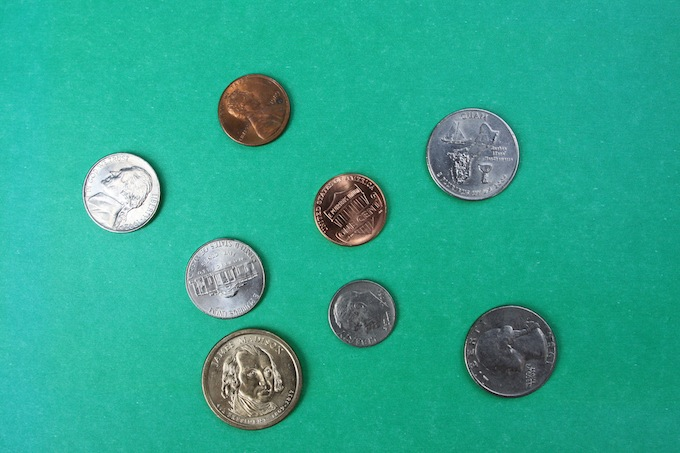
#> input picture Activity2/SampleImages/Coins/coins1.jpg, 680 x 453 px
$ python Milestone4.py
#> lines starting #> are read from the running program, lines starting #| are printed output that depends on the picture; after the words box and inside, x2 and y2 are one past the last pixel; in counts of white or black regions, pixels touching at a corner belong together
import cv2
import numpy as np

img = cv2.imread("SampleImages/Coins/coins1.jpg")
#> img is the input picture: shape (453, 680, 3); mean B, G, R 143.4, 166.8, 44.8

cv2.imshow("Original", img)
cv2.waitKey()

imGray = cv2.cvtColor(img, cv2.COLOR_BGR2GRAY)
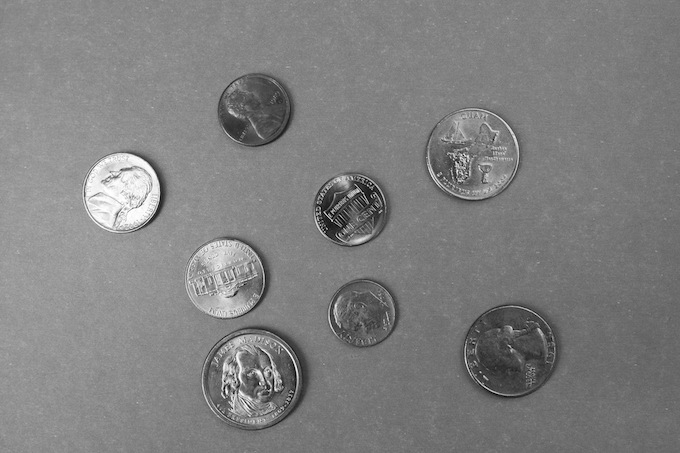
#> imGray: shape (453, 680); min 0, max 255, mean 127.7

canny = cv2.Canny(img, 50, 270)
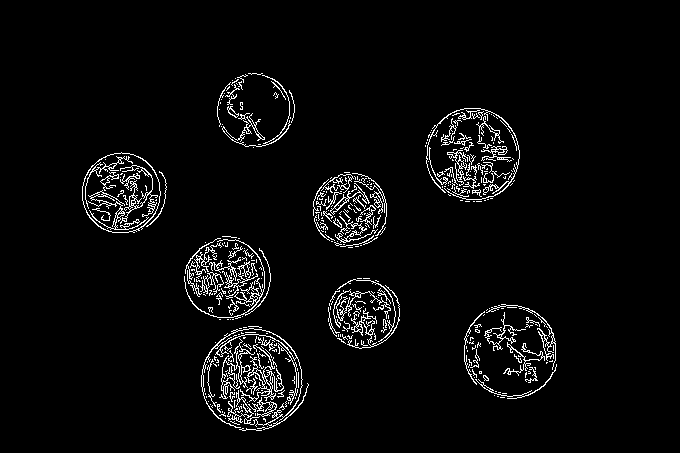
#> canny: shape (453, 680); 4% white in thin lines or dots, all inside (x1, y1, x2, y2) = (82, 73, 557, 431)
cv2.imshow("canny", canny)
cv2.waitKey()

circles = cv2.HoughCircles(canny, cv2.HOUGH_GRADIENT, 1, 20, param1 =50, param2= 30, minRadius= 30, maxRadius= 50)
#> circles = [[121.5, 190.5, 38.9], [224.5, 278.5, 41.1], [469.5, 153.5, 45], [251.5, 377.5, 42.7], [253.5, 108.5, 34.6], [511.5, 353.5, 45], [364.5, 312.5, 34.9]]

print(circles)
#| [[[121.5 190.5  38.9]
#|   [224.5 278.5  41.1]
#|   [469.5 153.5  45. ]
#|   [251.5 377.5  42.7]
#|   [253.5 108.5  34.6]
#|   [511.5 353.5  45. ]
#|   [364.5 312.5  34.9]]]
circles = np.uint16(np.around(circles))
#> circles = [[122, 190, 39], [224, 278, 41], [470, 154, 45], [252, 378, 43], [254, 108, 35], [512, 354, 45], [364, 312, 35]]
for i in circles[0,:]:
    cv2.circle(img,(i[0],i[1]),i[2],(255,0,0),2)
#> this loop made 7 passes
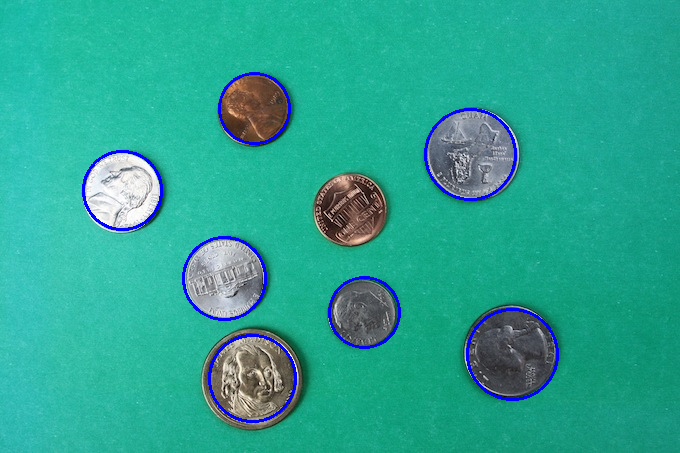
#> img: shape (453, 680, 3); 1.72% of pixels changed, all inside (x1, y1, x2, y2) = (82, 72, 559, 423)

cv2.imshow('detected circles',img)
cv2.waitKey(0)
cv2.destroyAllWindows()

$ run again, with Activity2/SampleImages/Coins/coins2.jpg copied over Activity2/SampleImages/Coins/coins1.jpg
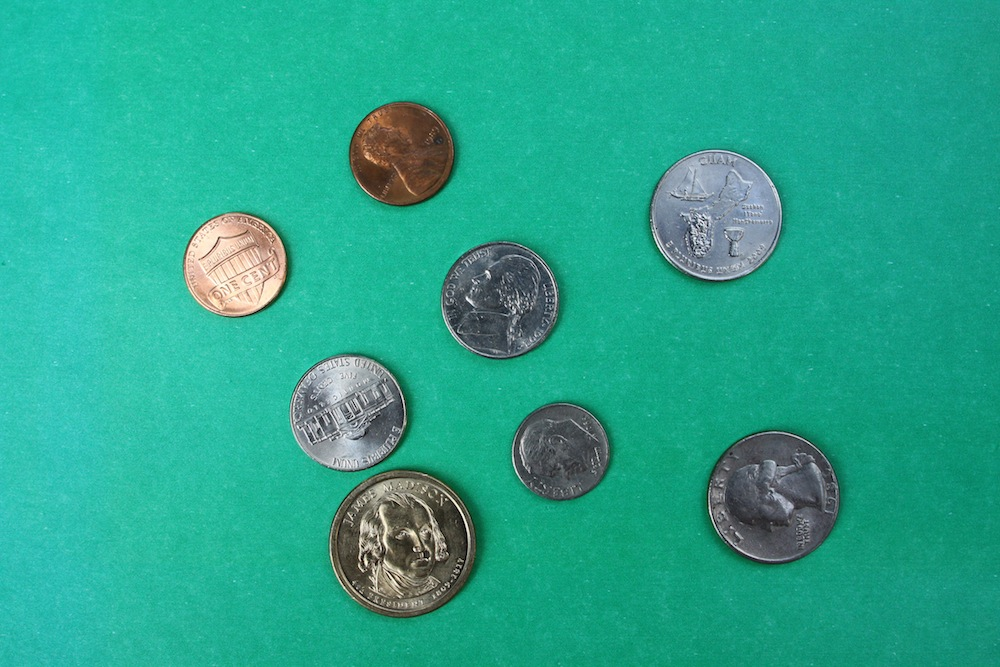
#> input picture Activity2/SampleImages/Coins/coins2.jpg, 1000 x 667 px
#> img is the input picture: shape (667, 1000, 3); mean B, G, R 140.5, 165.1, 40.2
#> `canny = cv2.Canny(img, 50, 270)`:
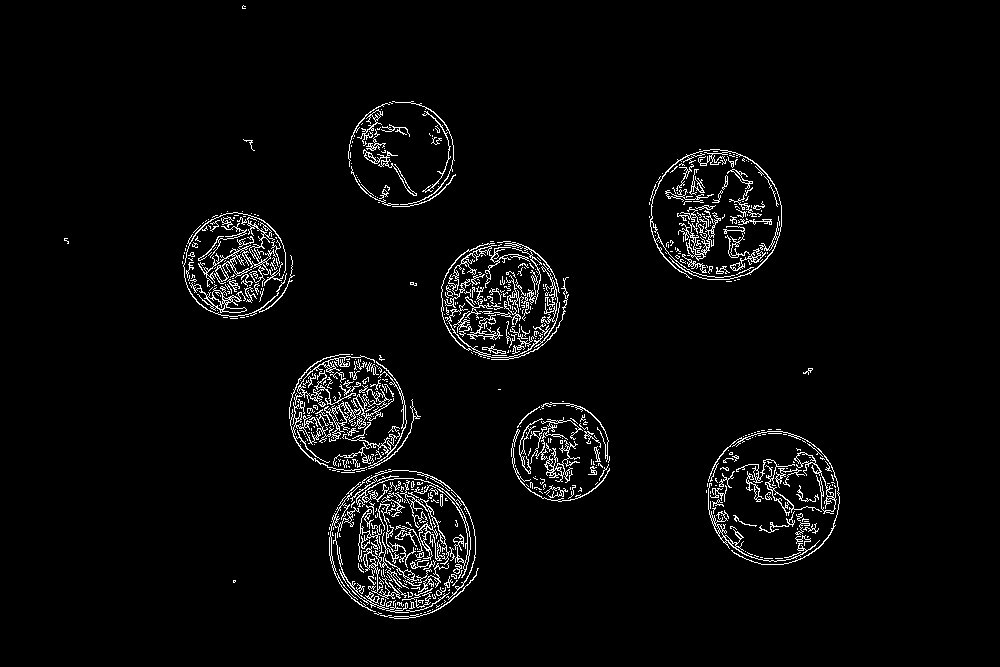
#> canny: shape (667, 1000); 3.6% white in thin lines or dots, all inside (x1, y1, x2, y2) = (64, 5, 840, 619)
#> `circles = cv2.HoughCircles(canny, cv2.HOUGH_GRADIENT, 1, 20, param1 =5..`: circles = [[561.5, 451.5, 47.2], [236.5, 260.5, 49.4], [423.5, 539.5, 45]]
#| [[[561.5 451.5  47.2]
#|   [236.5 260.5  49.4]
#|   [423.5 539.5  45. ]]]
#> `circles = np.uint16(np.around(circles))`: circles = [[562, 452, 47], [236, 260, 49], [424, 540, 45]]
#> the loop `for i in circles[0,:]:` made 3 passes
#> after the loop `for i in circles[0,:]:`:
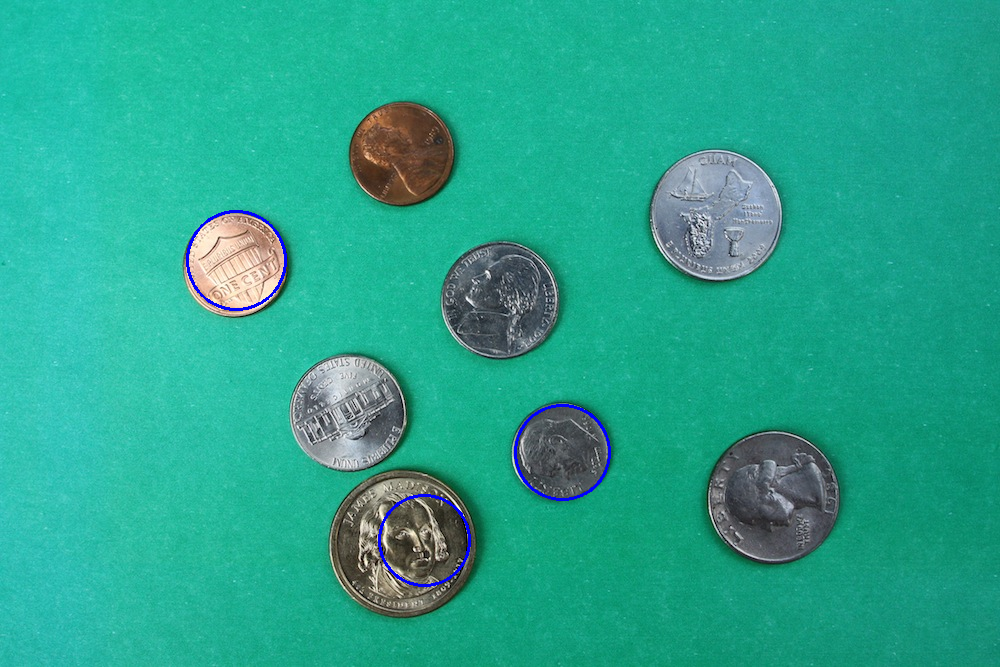
#> img: shape (667, 1000, 3); 0.39% of pixels changed, all inside (x1, y1, x2, y2) = (186, 210, 611, 587)

$ run again, with Activity2/SampleImages/Coins/coins3.jpg copied over Activity2/SampleImages/Coins/coins1.jpg
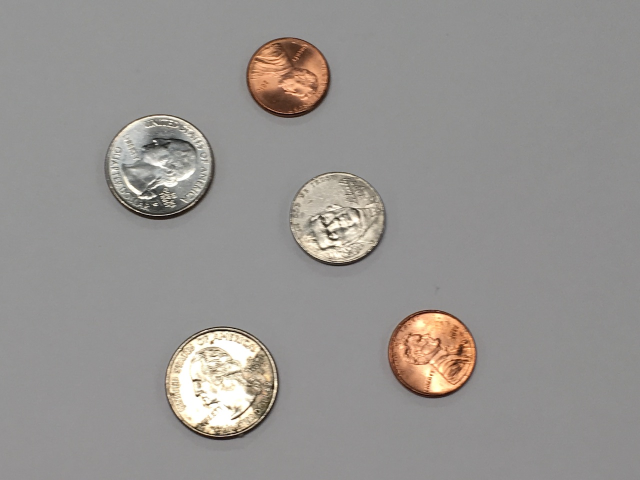
#> input picture Activity2/SampleImages/Coins/coins3.jpg, 1280 x 960 px (shown at 1/2 size)
#> img is the input picture: shape (960, 1280, 3); mean B, G, R 144.3, 146.9, 149.9
#> `canny = cv2.Canny(img, 50, 270)`:
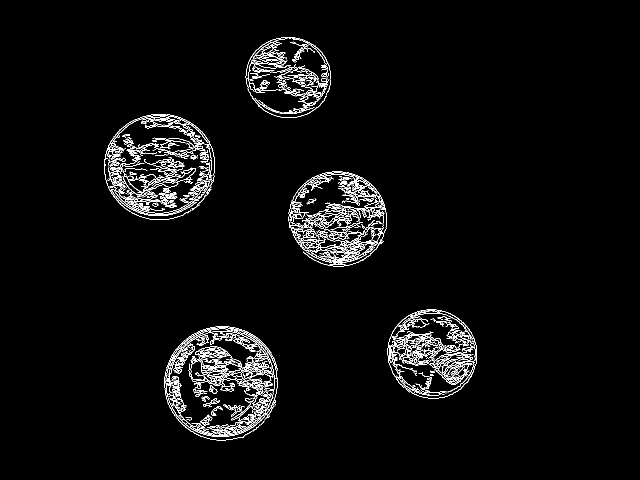
#> canny: shape (960, 1280) (shown at 1/2 size); 3% white in thin lines or dots, all inside (x1, y1, x2, y2) = (208, 74, 954, 881)
#> `circles = cv2.HoughCircles(canny, cv2.HOUGH_GRADIENT, 1, 20, param1 =5..`: circles = [[497.5, 721.5, 33.8], [546.5, 134.5, 30.5]]
#| [[[497.5 721.5  33.8]
#|   [546.5 134.5  30.5]]]
#> `circles = np.uint16(np.around(circles))`: circles = [[498, 722, 34], [546, 134, 30]]
#> the loop `for i in circles[0,:]:` made 2 passes
#> after the loop `for i in circles[0,:]:`:
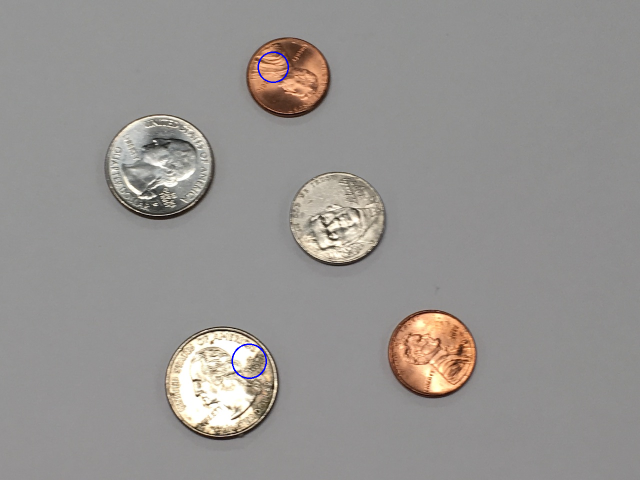
#> img: shape (960, 1280, 3) (shown at 1/2 size); 0.1% of pixels changed, all inside (x1, y1, x2, y2) = (463, 103, 578, 758)

$ run again, with Activity2/SampleImages/Coins/coins4.jpg copied over Activity2/SampleImages/Coins/coins1.jpg
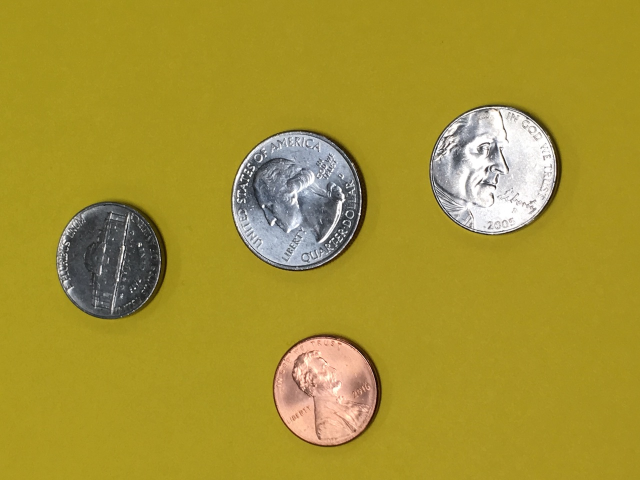
#> input picture Activity2/SampleImages/Coins/coins4.jpg, 1280 x 960 px (shown at 1/2 size)
#> img is the input picture: shape (960, 1280, 3); mean B, G, R 49.7, 147.1, 165.4
#> `canny = cv2.Canny(img, 50, 270)`:
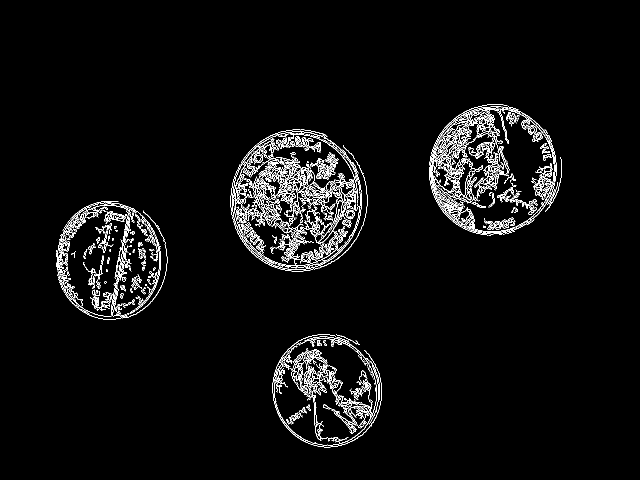
#> canny: shape (960, 1280) (shown at 1/2 size); 3.4% white in thin lines or dots, all inside (x1, y1, x2, y2) = (112, 209, 1124, 895)
#> `circles = cv2.HoughCircles(canny, cv2.HOUGH_GRADIENT, 1, 20, param1 =5..`: circles = [[619.5, 431.5, 37.2]]
#| [[[619.5 431.5  37.2]]]
#> `circles = np.uint16(np.around(circles))`: circles = [[620, 432, 37]]
#> the loop `for i in circles[0,:]:` made 1 pass
#> after the loop `for i in circles[0,:]:`:
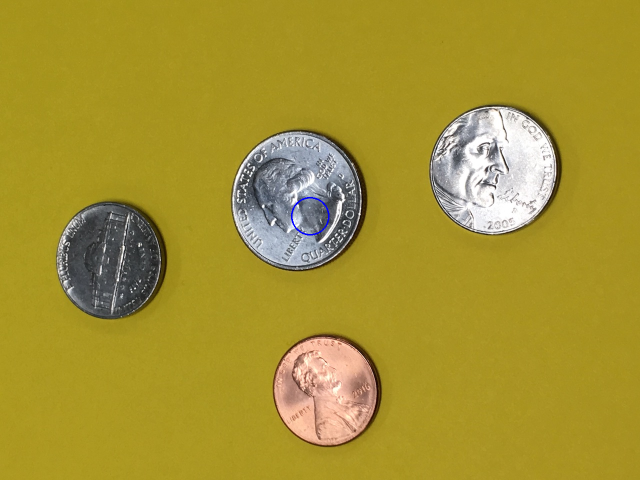
#> img: shape (960, 1280, 3) (shown at 1/2 size); 0.06% of pixels changed, all inside (x1, y1, x2, y2) = (582, 394, 659, 471)
